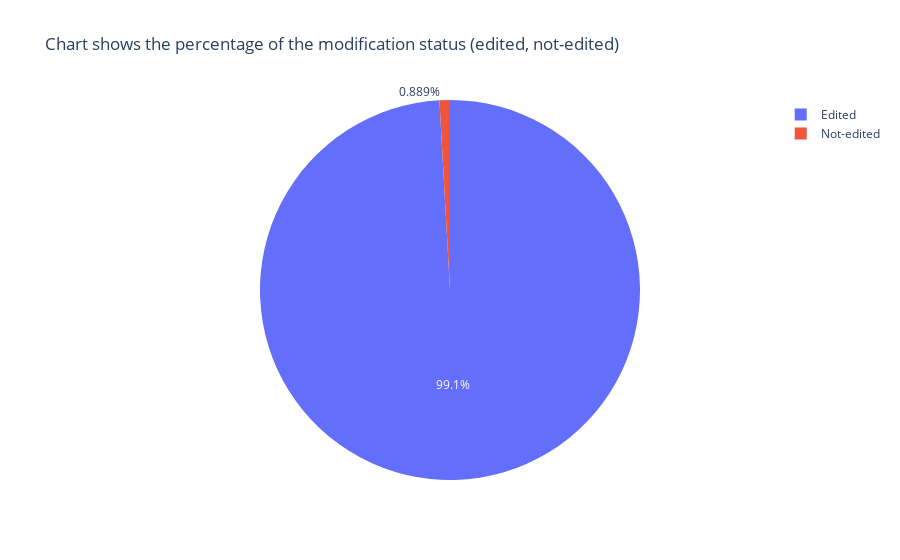

Notebook source saved alongside this figure:
### Code cell
#This chart shows the percentage of the modification status (edited, non-edited) which means the ticket has a recall or not

w = df["modifications"].value_counts()
fig = px.pie(w, values= w.values, names= w.index, title='Chart shows the percentage of the modification status (edited, not-edited)')

fig.show()

### Figure 1 — Plotly figure (JSON) as saved in the notebook; plotly's stock layout.template omitted (floating-point values rounded to 4 significant figures)
{"data": [{"domain": {"x": [0, 1], "y": [0, 1]}, "hovertemplate": "index=%{label}<br>value=%{value}<extra></extra>", "labels": ["Edited", "Not-edited"], "legendgroup": "", "name": "", "showlegend": true, "type": "pie", "values": [123456, 1107]}], "layout": {"legend": {"tracegroupgap": 0}, "title": {"text": "Chart shows the percentage of the modification status (edited, not-edited)"}}}
